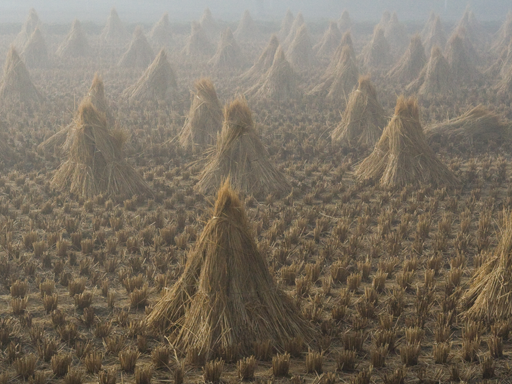
#> input picture image/cones.png, 512 x 384 px, found by its file name
$ jupyter execute 'guided filter.ipynb'
#> lines starting #> are read from the running program, lines starting #| are printed output that depends on the picture
[cell 1]
import numpy as np
import os
import cv2
import matplotlib
import matplotlib.pyplot as plt
import time

from matplotlib.font_manager import fontManager
#for i in sorted(fontManager.get_font_names()):
#    print(i)
matplotlib.rc('font', family='Microsoft JhengHei')

[cell 2]
def guided_filter_opencvboxFilter(I, p, r, eps):

    # 限單通道使用
    I = I
    p = p
    r = r
    eps = eps

    mean_I  = cv2.boxFilter(I  , -1, (2*r+1, 2*r+1), normalize = True)
    mean_p  = cv2.boxFilter(p  , -1, (2*r+1, 2*r+1), normalize = True)
    mean_Ip = cv2.boxFilter(I*p, -1, (2*r+1, 2*r+1), normalize = True)
    cov_Ip  = mean_Ip - mean_I * mean_p

    mean_II = cv2.boxFilter(I*I, -1, (2*r+1, 2*r+1), normalize = True)
    var_I   = mean_II - mean_I * mean_I

    a       = cov_Ip / (var_I + eps)
    b       = mean_p - a * mean_I

    mean_a  = cv2.boxFilter(a, -1, (2*r+1, 2*r+1), normalize = True)
    mean_b  = cv2.boxFilter(b, -1, (2*r+1, 2*r+1), normalize = True)

    q       = mean_a * I + mean_b

    # output = float32
    return q

[cell 3]
def boxfilter(image, r):
    r = r

    padded_image = np.pad(image, r, mode='reflect')
    boxfilter_result = np.zeros_like(image, dtype=np.float32)

    for i in range(r, padded_image.shape[0] - r):
        for j in range(r, padded_image.shape[1] - r):
            local_region = padded_image[i - r:i + r + 1, j - r:j + r + 1]
            boxfilter_result[i - r, j - r] = np.sum(local_region)

    # output = float32
    return boxfilter_result


def guided_filter_defboxfilter(I, p, r, eps):

    # 限單通道使用
    I = I
    p = p
    r = r
    eps = eps

    H, W = I.shape
    N = boxfilter(np.ones((H, W), dtype=np.float32), r)

    mean_I  = boxfilter(I, r) / N
    mean_p  = boxfilter(p, r) / N
    mean_Ip = boxfilter(I*p, r) / N
    cov_Ip  = mean_Ip - mean_I * mean_p

    mean_II = boxfilter(I*I, r) / N
    var_I   = mean_II - mean_I * mean_I

    a       = cov_Ip / (var_I + eps)
    b       = mean_p - a * mean_I

    mean_a  = boxfilter(a, r) / N
    mean_b  = boxfilter(b, r) / N

    q       = mean_a * I + mean_b

    # output = float32
    return q

[cell 4]
image = (cv2.imread("cones.png").astype(np.float32)) / 255.0
image_gray = cv2.cvtColor(image, cv2.COLOR_BGR2GRAY)
d = (cv2.imread("deep learning_d (cones).png", cv2.IMREAD_GRAYSCALE).astype(np.float32)) / 255.0
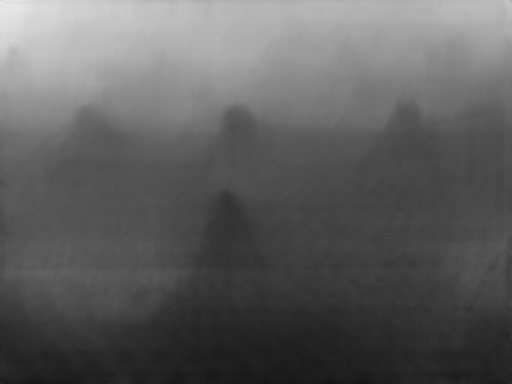
#> input picture image/deep learning_d (cones).png, 512 x 384 px, found by its file name
#> d: shape (384, 512) float32; min 0.0824, max 0.91, mean 0.371

r = 60
eps = 1e-5


start_time = time.time()
guided_filter_opencvboxFilter = guided_filter_opencvboxFilter(image_gray, d, r, eps)
#> in guided_filter_opencvboxFilter, `mean_I  = cv2.boxFilter(I  , -1, (2*r+1, 2*r+1), normalize = True)`:
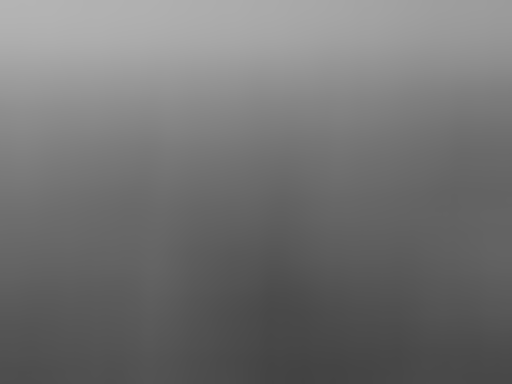
#> mean_I: shape (384, 512) float32; min 0.262, max 0.707, mean 0.449
#> in guided_filter_opencvboxFilter, `var_I   = mean_II - mean_I * mean_I`:
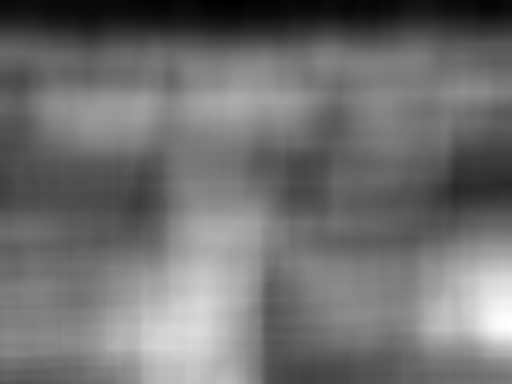
#> var_I: shape (384, 512) float32; min 0.00154, max 0.0102, mean 0.00536; drawn with min black and max white
#> in guided_filter_opencvboxFilter, `mean_a  = cv2.boxFilter(a, -1, (2*r+1, 2*r+1), normalize = True)`:
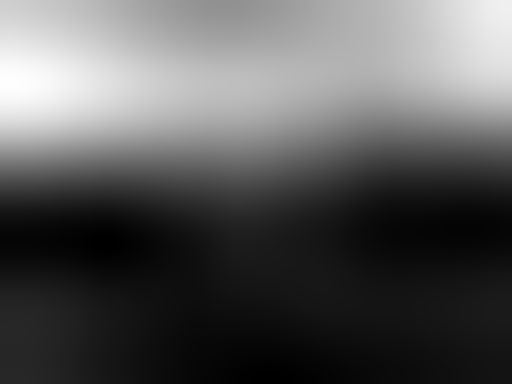
#> mean_a: shape (384, 512) float32; min 0.0923, max 1.41, mean 0.553; drawn with min black and max white
#> in guided_filter_opencvboxFilter, `mean_b  = cv2.boxFilter(b, -1, (2*r+1, 2*r+1), normalize = True)`:
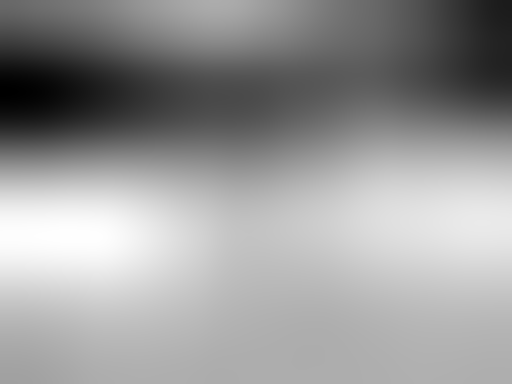
#> mean_b: shape (384, 512) float32; min -0.233, max 0.282, mean 0.0759; drawn with min black and max white
end_time = time.time()
print(f"guided gilter ， opencv的boxfilter運算時間: {end_time - start_time:.4f} 秒")

start_time = time.time()
guided_filter_defboxfilter = guided_filter_defboxfilter(image_gray, d, r, eps)
#> in boxfilter, `padded_image = np.pad(image, r, mode='reflect')`: image: shape (384, 512) float32; every value is 1
#> after the loop in boxfilter, `for i in range(r, padded_image.shape[0] - r):`: boxfilter_result: shape (384, 512) float32; every value is 14641
#> call 3 of boxfilter, with r = 60
#> after the loop in boxfilter (call 3), `for i in range(r, padded_image.shape[0] - r):`:
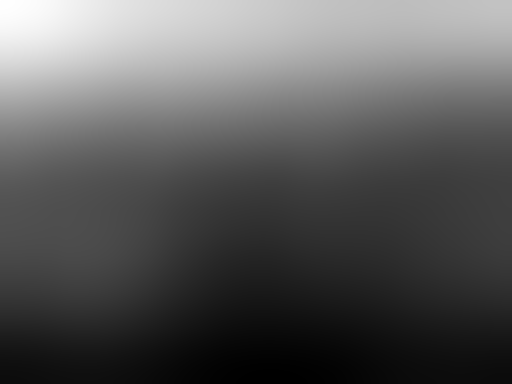
#> boxfilter_result: shape (384, 512) float32; min 1860.7, max 11929.7, mean 5435.3; drawn with min black and max white
#> call 4 of boxfilter, with r = 60
#> after the loop in boxfilter (call 4), `for i in range(r, padded_image.shape[0] - r):`:
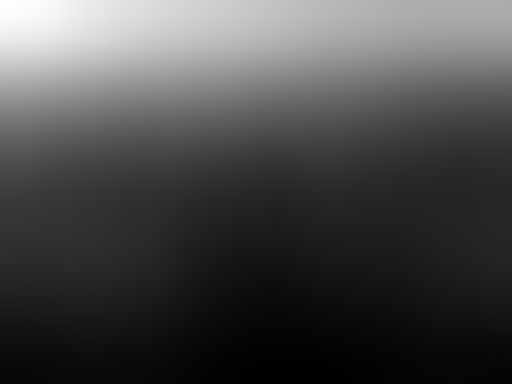
#> boxfilter_result: shape (384, 512) float32; min 494.2, max 8458.6, mean 2790.6; drawn with min black and max white
#> in boxfilter (call 5), `padded_image = np.pad(image, r, mode='reflect')`:
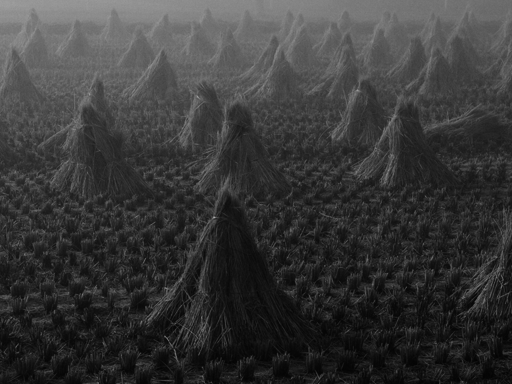
#> image: shape (384, 512) float32; min 0.0144, max 0.675, mean 0.222
#> in boxfilter (call 7), `padded_image = np.pad(image, r, mode='reflect')`:
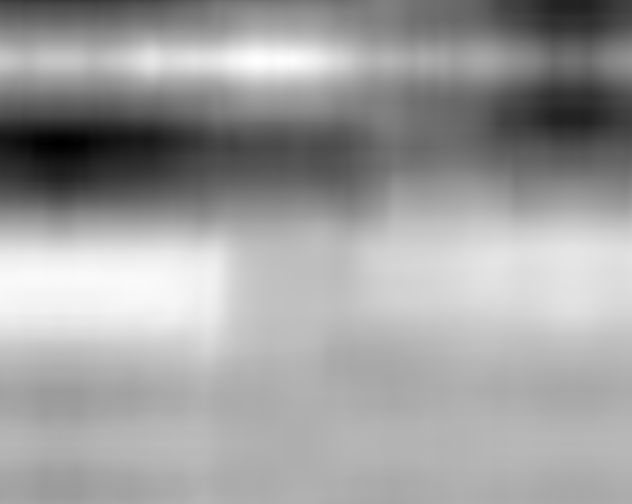
#> padded_image: shape (504, 632) float32; min -0.418, max 0.359, mean 0.0664; drawn with min black and max white
end_time = time.time()
print(f"guided gilter ， 自定義boxfilter的運算時間: {end_time - start_time:.4f} 秒")

start_time = time.time()
opencv = cv2.ximgproc.guidedFilter(guide=image_gray, src=d, radius=r, eps=eps)
end_time = time.time()
print(f"guided gilter ， opencv內建的GF運算時間: {end_time - start_time:.4f} 秒")

[cell 5]
plt.figure(figsize=(30, 8))

plt.subplot(1, 7, 1)
plt.title('image')
plt.imshow(cv2.cvtColor(image, cv2.COLOR_BGR2RGB))
plt.axis("off")

plt.subplot(1, 7, 2)
plt.title('image_gray')
plt.imshow(image_gray, cmap="gray")
plt.axis("off")

plt.subplot(1, 7, 3)
plt.title('d')
plt.imshow(d, cmap="gray")
plt.axis("off")

plt.subplot(1, 7, 4)
plt.title('guided_filter (opencvboxFilter)')
plt.imshow(guided_filter_opencvboxFilter, cmap="gray")
plt.axis("off")

plt.subplot(1, 7, 5)
plt.title('guided_filter (defboxfilter)')
plt.imshow(guided_filter_defboxfilter, cmap="gray")
plt.axis("off")

plt.subplot(1, 7, 6)
plt.title('guided_filter (opencv)')
plt.imshow(opencv, cmap="gray")
plt.axis("off")

plt.show()
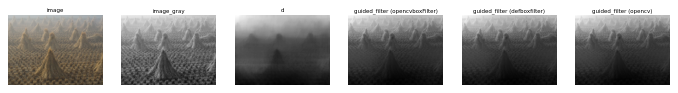
#> figure drawn by matplotlib, 6 panels
